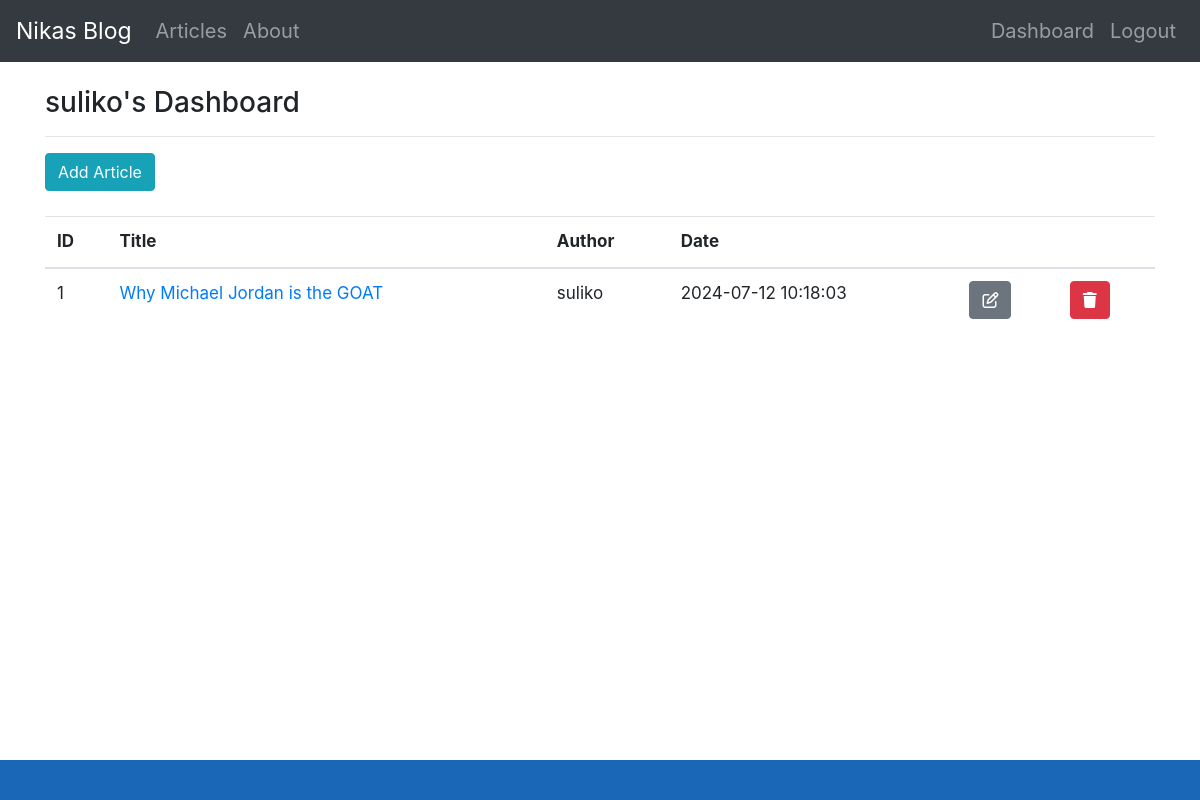
The app's page /dashboard (signed in) with its own data.
### tables this page shows
CREATE TABLE articles(
                    articleID INTEGER PRIMARY KEY AUTOINCREMENT,
                    title TEXT,
                    author TEXT,
                    content TEXT,
                    created_date DATETIME DEFAULT CURRENT_TIMESTAMP
                    );

### blog/app/app.py (the view)
@app.route("/dashboard")
@login_required
def dashboard():
    if adminCheck():
        query = "SELECT * FROM articles"
        dbCursor.execute(query)
        result = dbCursor.fetchall()
    else:
        query = "SELECT * FROM articles WHERE author = ?"
        dbCursor.execute(query, (session["username"],))
        result = dbCursor.fetchall()
    if len(result) > 0:
        articles = result
        return render_template("dashboard.html", articles=articles)
    return render_template("dashboard.html")

### blog/app/app.py (called while the page is built)
def login_required(f):
    @wraps(f)
    def decorated_function(*args, **kwargs):
        if "loggedIn" in session:
            return f(*args, **kwargs)
        flash("You must log in to view this page", "warning")
        return redirect(url_for("login"))
    return decorated_function

def adminCheck():
    if session["username"] == "admin":
        return True
    return False

### blog/app/templates/dashboard.html (shortened to what this page needs)
{% extends "layout.html" %}
{% block body %}
<h3>{{session['username']}}'s Dashboard</h3>
<hr />
<a href="/addArticle" class="btn btn-info">Add Article</a>
<br /><br />
{% if articles %}
<table class="table table-hover">
  <thead>
    <tr>
      <th scope="col">ID</th>
      <th scope="col">Title</th>
      <th scope="col">Author</th>
      <th scope="col">Date</th>
      <th scope="col"></th>
      <th scope="col"></th>
    </tr>
  </thead>
  <tbody>
    {% for article in articles %}
    <tr>
      <td>{{article.articleID}}</td>
      <td><a href="/article/{{article.articleID}}">{{article.title}}</a></td>
      <td>{{article.author}}</td>
      <td>{{article.created_date}}</td>
      <td>
        <a href="/editArticle/{{article.articleID}}" class="btn btn-secondary"
          ><i class="far fa-edit"></i
        ></a>
      </td>
      <td>
        <a
          href="/deleteArticle/{{article.articleID}}"
          class="btn btn-danger"
          onclick="return confirm('Are you sure you want to delete this article?');"
          ><i class="fas fa-trash"></i
        ></a>
      </td>
    </tr>
    {% endfor %}
  </tbody>
</table>
{% else %}
<div class="alert alert-danger">You have no article written yet.</div>
{% endif %} {% endblock body %}

### blog/app/templates/layout.html (shortened to what this page needs)
<!DOCTYPE html>
<html lang="en">
  <head>
    <link
      rel="stylesheet"
      href="https://maxcdn.bootstrapcdn.com/bootstrap/4.0.0/css/bootstrap.min.css"
    />
    <link
      rel="stylesheet"
      type="text/css"
      href="{{url_for('static', filename='stylesheets/style.css') }}"
    />
  </head>
  <body>
    {% include 'includes/navbar.html' %}
    <div class="container">
      {% include "includes/messages.html" %} {% block body %} {% endblock body
      %}
    </div>
    {% include 'includes/footer.html' %}
  </body>
</html>

### blog/app/templates/includes/navbar.html (shortened to what this page needs)
<nav class="navbar navbar-expand-md navbar-dark bg-dark mb-4">
  <a class="navbar-brand" href="/">Nikas Blog</a>
  <div class="collapse navbar-collapse" id="navbarCollapse">
    <ul class="navbar-nav mr-auto">
      <li class="nav-item">
        <a class="nav-link" href="/articles">Articles</a>
      </li>
      <li class="nav-item">
        <a class="nav-link" href="/about">About</a>
      </li>
    </ul>
    <ul class="navbar-nav ml-auto">
      {% if session['loggedIn'] %}
      <li class="nav-item">
        <a class="nav-link" href="/dashboard"
          > Dashboard</a
        >
      </li>
      <li class="nav-item">
        <a class="nav-link" href="/logout">Logout</a>
      </li>
      {% endif %}
    </ul>
  </div>
</nav>

### blog/app/templates/includes/footer.html (shortened to what this page needs)
<footer class="pt-4">
</footer>

### blog/app/static/stylesheets/style.css (style rules this page uses)
body { font-size: 17px; }
.navbar-brand { font-size: 23px; }
.nav-item { font-size: 20px !important; transition: all .15s ease-in-out; }
.container { margin-bottom: 75px; }
footer { position: fixed; bottom: 0; width: 100%; background-color: #1967b6; color: white; }

### records on screen
articles: username "suliko", articleID "1", title "Why Michael Jordan is the GOAT", author "suliko", created_date "2024-07-12 10:18:03"
